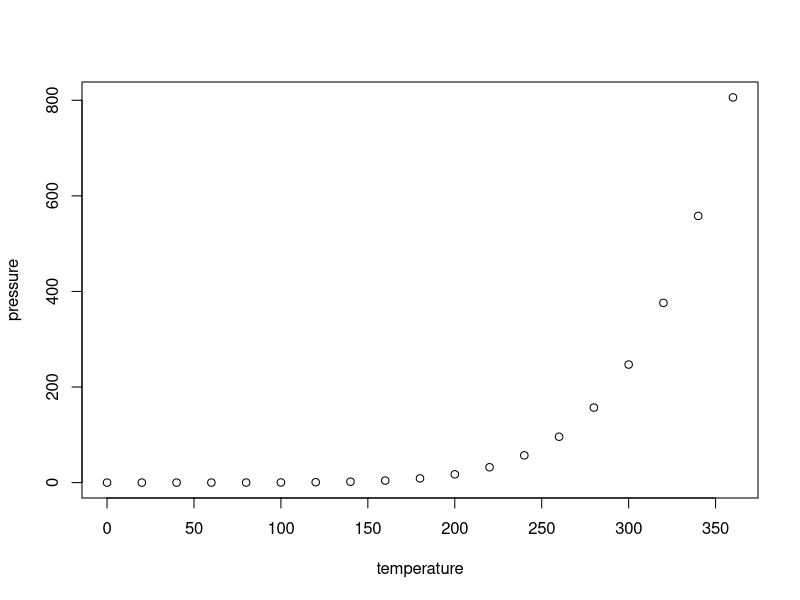
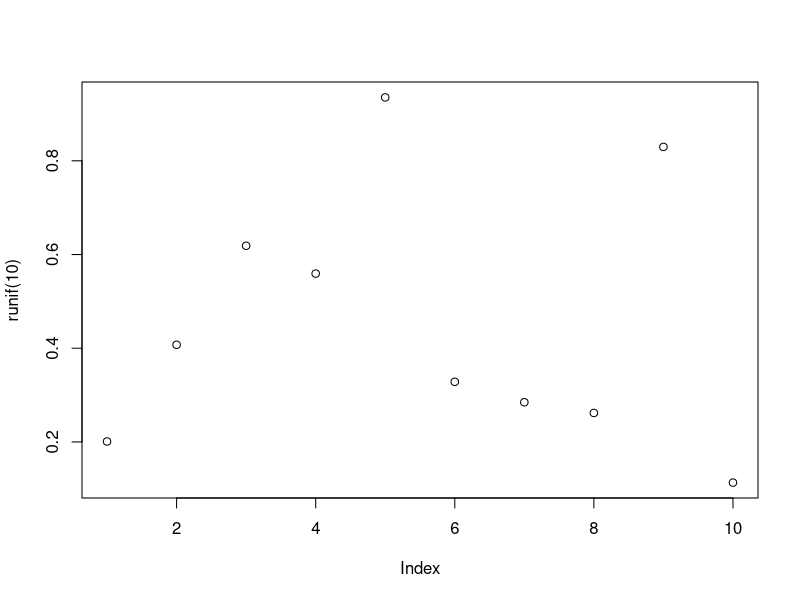

Reproduce these figures in R, in order.
## ---- chunk 1
knitr::opts_chunk$set(echo = TRUE)
## ---- chunk 2
summary(cars)
## ---- chunk 3
plot(pressure)
plot(runif(10))
## ---- chunk 4
fib <- function(n) {
  if (n < 2) return(1)
  
  fib(n - 1) + fib(n - 2)
}
fib(34)
## ---- chunk 5
library(tidyverse)
library(tibble)
as_tibble(iris)
as_tibble(iris)
as_tibble(diamonds)
library(ggplot2)
as_tibble(diamonds)
diamonds
as.data.frame(diamonds)
diamonds
str(as.data.frame(diamonds))
glimpse(diamonds)
diamonds[,1]
as.data.frame(diamonds)[,1]
diamonds[,1]
diamonds[[1]]
diamonds
diamonds$carat
diamonds
diamonds[, 1]
diamonds[1, ]
as.data.frame(diamonds)[1, ]
library(dplyr)
diamonds %>% filter(carat <= 0.25)


my_string <- "
multi
line
string"
## ---- chunk 6
library(stringr)
diamonds %>%
  mutate(
    cut_awsome = str_replace(cut, "Good", "Awesome")
  ) ->
barret_diamonds

barret_diamonds
barret_diamonds$cut
